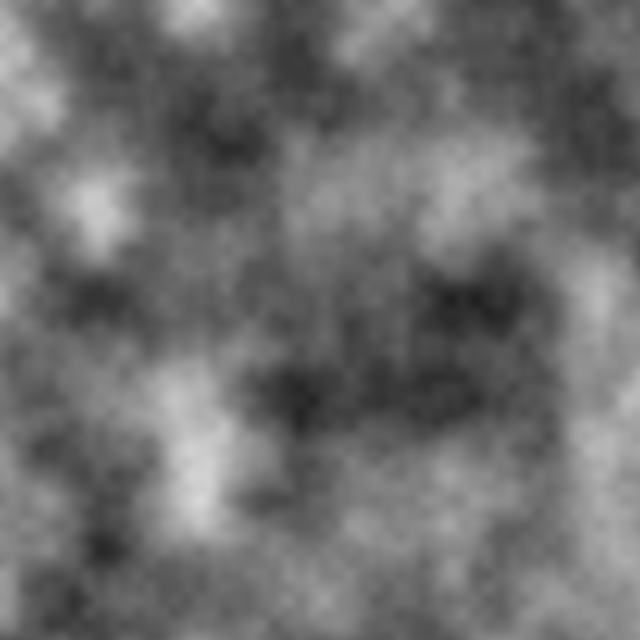
Frame 1 (no input)
Frame 60 (the mouse pressed at the canvas centre just before this capture): identical to frame 1, image omitted
Frame 120 (the mouse held since frame 60 and released just before this capture): identical to frame 1, image omitted

The Processing sketch that drew this single still picture (run headless with seeded random() and noise(); from frame 60 on, the mouse is pressed at the canvas centre):

// Processing sketch: cloud2
// ── cloud2.pde
void setup() {
    size(640, 640);
    background(255);
    pixelDensity(1);
}

void draw() {
    loadPixels();
    float xoff = 0.00;
    for (int x = 0; x < width; x++) {
        float yoff = 0.00;
        for (int y = 0; y < height; y ++) {
            int index = (x + y * width);
            //float bright = random(255);
            float bright = map(noise(xoff, yoff), 0, 1, 0, 255);
            pixels[index] = color(bright);
            yoff += 0.01;
        }
    xoff += 0.01;
    }
    updatePixels();
}
